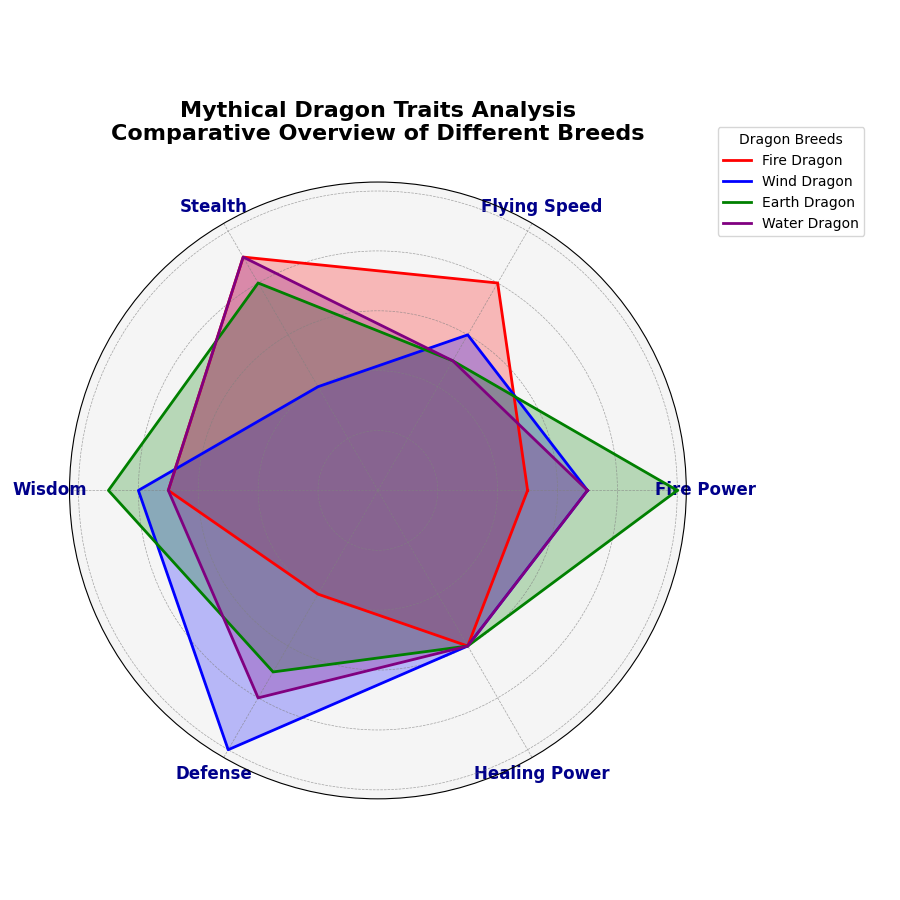

Here is the Python script that generated this plot:
import matplotlib.pyplot as plt
import numpy as np

# Dragon attributes
attributes = ['Fire Power', 'Flying Speed', 'Stealth', 'Wisdom', 'Defense', 'Healing Power']
n_attributes = len(attributes)

# Shuffled data for each dragon breed
fire_dragon = [5, 8, 9, 7, 4, 6]  # Shuffled within original values: [9, 8, 4, 7, 6, 5]
wind_dragon = [7, 6, 4, 8, 10, 6]  # Shuffled within original values: [6, 10, 8, 6, 4, 7]
earth_dragon = [10, 5, 8, 9, 7, 6]  # Shuffled within original values: [7, 5, 6, 8, 9, 10]
water_dragon = [7, 5, 9, 7, 8, 6]  # Shuffled within original values: [5, 7, 8, 7, 6, 9]

# Append the first value to close the radar chart
for dragon in [fire_dragon, wind_dragon, earth_dragon, water_dragon]:
    dragon += dragon[:1]

# Calculate angles for each attribute
angles = np.linspace(0, 2 * np.pi, n_attributes, endpoint=False).tolist()
angles += angles[:1]  # Complete the loop

# Set up the figure and axis for the radar chart
fig, ax = plt.subplots(figsize=(9, 9), subplot_kw=dict(polar=True))

# Plot each dragon's attribute data
colors = ['red', 'blue', 'green', 'purple']
dragon_names = ['Fire Dragon', 'Wind Dragon', 'Earth Dragon', 'Water Dragon']
dragon_data = [fire_dragon, wind_dragon, earth_dragon, water_dragon]

# Plot and fill data
for idx, dragon in enumerate(dragon_data):
    ax.plot(angles, dragon, color=colors[idx], linewidth=2, linestyle='solid', label=dragon_names[idx])
    ax.fill(angles, dragon, color=colors[idx], alpha=0.25)

# Annotate the attributes
plt.xticks(angles[:-1], attributes, fontsize=12, fontweight='bold', color='darkblue')

# Customize background and grid
ax.set_facecolor('whitesmoke')
ax.grid(color='gray', linestyle='--', linewidth=0.5, alpha=0.7)
ax.set_yticklabels([])

# Add legend
plt.legend(loc='upper right', bbox_to_anchor=(1.3, 1.1), title='Dragon Breeds', fontsize=10)

# Set the title
plt.title('Mythical Dragon Traits Analysis\nComparative Overview of Different Breeds', size=16, fontweight='bold', pad=30, color='black')

# Adjust layout
plt.tight_layout()

# Show the radar chart
plt.show()
